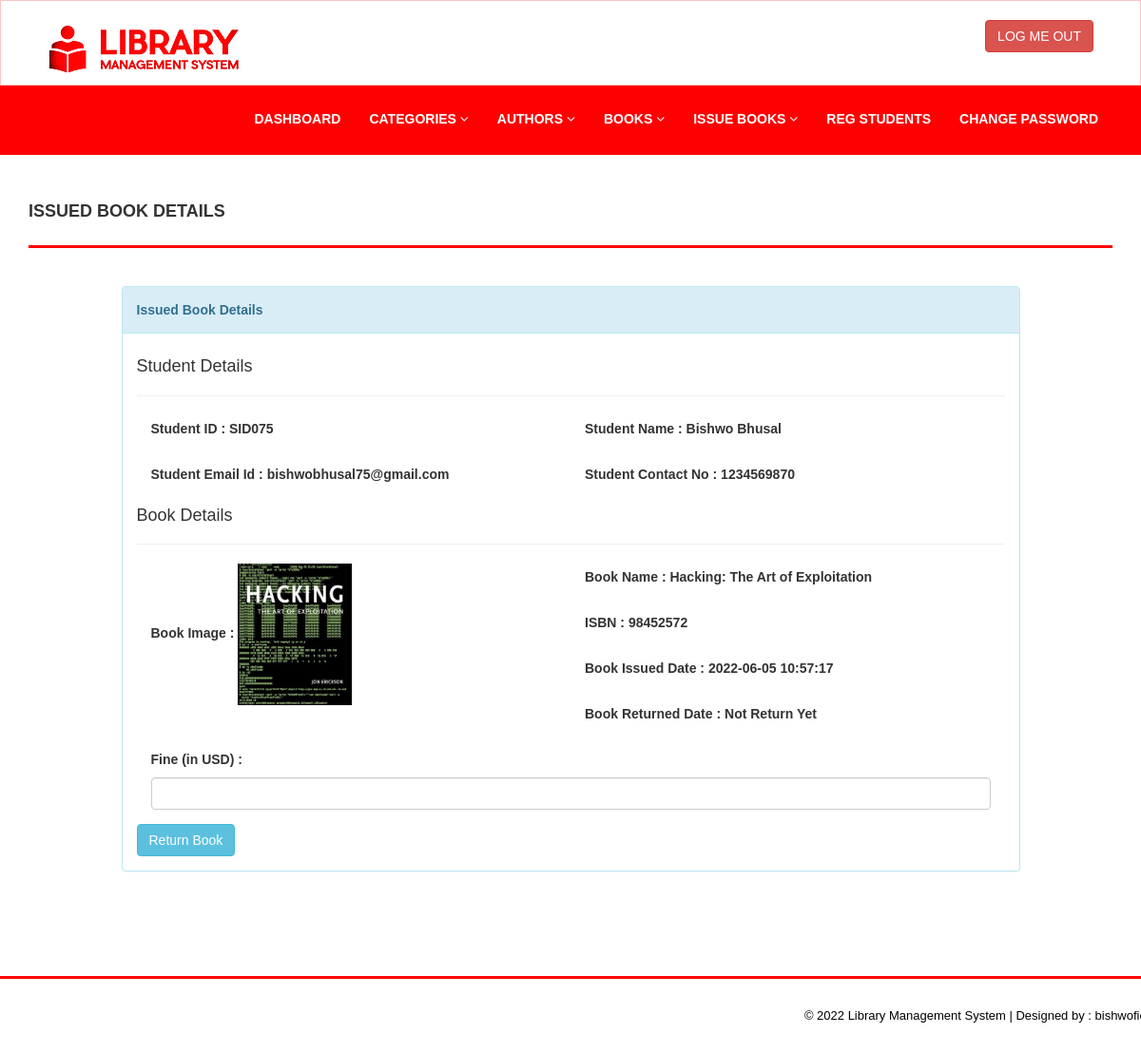
The app's page /admin/update-issue-bookdeails.php?rid=14 (signed in) with its own data.
### tables this page shows
CREATE TABLE `tblissuedbookdetails` (
  `id` int(11) NOT NULL,
  `BookId` int(11) DEFAULT NULL,
  `StudentID` varchar(150) DEFAULT NULL,
  `IssuesDate` timestamp NULL DEFAULT current_timestamp(),
  `ReturnDate` timestamp NULL DEFAULT NULL ON UPDATE current_timestamp(),
  `RetrunStatus` int(1) DEFAULT NULL,
  `fine` int(11) DEFAULT NULL
);

CREATE TABLE `tblstudents` (
  `id` int(11) NOT NULL,
  `StudentId` varchar(100) DEFAULT NULL,
  `FullName` varchar(120) DEFAULT NULL,
  `EmailId` varchar(120) DEFAULT NULL,
  `MobileNumber` char(11) DEFAULT NULL,
  `Password` varchar(120) DEFAULT NULL,
  `Status` int(1) DEFAULT NULL,
  `RegDate` timestamp NULL DEFAULT current_timestamp(),
  `UpdationDate` timestamp NULL DEFAULT NULL ON UPDATE current_timestamp()
);

CREATE TABLE `tblbooks` (
  `id` int(11) NOT NULL,
  `BookName` varchar(255) DEFAULT NULL,
  `CatId` int(11) DEFAULT NULL,
  `AuthorId` int(11) DEFAULT NULL,
  `ISBNNumber` varchar(25) DEFAULT NULL,
  `BookPrice` decimal(10,2) DEFAULT NULL,
  `bookImage` varchar(250) NOT NULL,
  `isIssued` int(1) DEFAULT NULL,
  `RegDate` timestamp NULL DEFAULT current_timestamp(),
  `UpdationDate` timestamp NULL DEFAULT NULL ON UPDATE current_timestamp()
);

### admin/update-issue-bookdeails.php (the view, shortened to what this page needs)
<?php
include('includes/config.php');
if(strlen($_SESSION['alogin'])==0)
    {
header('location:index.php');
}
else{
?>
<!DOCTYPE html>
<html xmlns="http://www.w3.org/1999/xhtml">
<head>
    <link href="assets/css/bootstrap.css" rel="stylesheet" />
    <link href="assets/css/font-awesome.css" rel="stylesheet" />
    <link href="assets/css/style.css" rel="stylesheet" />
</head>
<body>
<?php include('includes/header.php');?>
    <div class="content-wrapper">
         <div class="container">
        <div class="row pad-botm">
            <div class="col-md-12">
                <h4 class="header-line">Issued Book Details</h4>
                            </div>
</div>
<div class="row">
<div class="col-md-10 col-sm-6 col-xs-12 col-md-offset-1">
<div class="panel panel-info">
<div class="panel-heading">
Issued Book Details
</div>
<div class="panel-body">
<form role="form" method="post">
<?php
$rid=intval($_GET['rid']);
$sql = "SELECT tblstudents.StudentId ,tblstudents.FullName,tblstudents.EmailId,tblstudents.MobileNumber,tblbooks.BookName,tblbooks.ISBNNumber,tblissuedbookdetails.IssuesDate,tblissuedbookdetails.ReturnDate,tblissuedbookdetails.id as rid,tblissuedbookdetails.fine,tblissuedbookdetails.RetrunStatus,tblbooks.id as bid,tblbooks.bookImage from  tblissuedbookdetails join tblstudents on tblstudents.StudentId=tblissuedbookdetails.StudentId join tblbooks on tblbooks.id=tblissuedbookdetails.BookId where tblissuedbookdetails.id=:rid";
$query = $dbh -> prepare($sql);
$query->bindParam(':rid',$rid,PDO::PARAM_STR);
$query->execute();
$results=$query->fetchAll(PDO::FETCH_OBJ);
if($query->rowCount() > 0)
{
foreach($results as $result)
{               ?>
<h4>Student Details</h4>
<hr />
<div class="col-md-6">
<div class="form-group">
<label>Student ID :</label>
<?php echo htmlentities($result->StudentId);?>
</div></div>
<div class="col-md-6">
<div class="form-group">
<label>Student Name :</label>
<?php echo htmlentities($result->FullName);?>
</div></div>
<div class="col-md-6">
<div class="form-group">
<label>Student Email Id :</label>
<?php echo htmlentities($result->EmailId);?>
</div></div>
<div class="col-md-6">
<div class="form-group">
<label>Student Contact No :</label>
<?php echo htmlentities($result->MobileNumber);?>
</div></div>
<h4>Book Details</h4>
<hr />
<div class="col-md-6">
<div class="form-group">
<label>Book Image :</label>
<img src="bookimg/<?php echo htmlentities($result->bookImage); ?>" width="120">
</div></div>
<div class="col-md-6">
<div class="form-group">
<label>Book Name :</label>
<?php echo htmlentities($result->BookName);?>
</div>
</div>
<div class="col-md-6">
<div class="form-group">
<label>ISBN :</label>
<?php echo htmlentities($result->ISBNNumber);?>
</div>
</div>
<div class="col-md-6">
<div class="form-group">
<label>Book Issued Date :</label>
<?php echo htmlentities($result->IssuesDate);?>
</div></div>
<div class="col-md-6">
<div class="form-group">
<label>Book Returned Date :</label>
<?php if($result->ReturnDate=="")
                                            {
                                                echo htmlentities("Not Return Yet");
                                            } else {
                                            echo htmlentities($result->ReturnDate);
}
                                            ?>
</div>
</div>
<div class="col-md-12">
<div class="form-group">
<label>Fine (in USD) :</label>
<?php
if($result->fine=="")
{?>
<input class="form-control" type="text" name="fine" id="fine"  required />
<?php }else {
echo htmlentities($result->fine);
}
?>
</div>
</div>
 <?php if($result->RetrunStatus==0){?>
<button type="submit" name="return" id="submit" class="btn btn-info">Return Book </button>
 </div>
<?php }}} ?>
                            </div>
                        </div>
                            </div>
        </div>
    </div>
  <?php include('includes/footer.php');?>
</body>
</html>
<?php } ?>

### admin/assets/css/style.css (style rules this page uses)
.content-wrapper { margin-top: 40px; min-height:800px; padding-bottom:90px; }
.header-line { font-weight:900; padding-bottom:25px; border-bottom:3px solid #FF0000; text-transform:uppercase; }
.pad-botm { padding-bottom:30px; }

### records on screen
tblissuedbookdetails: tblstudents.StudentId "SID075", tblstudents.FullName "Bishwo Bhusal", tblstudents.EmailId "bishwobhusal75@gmail.com", tblstudents.MobileNumber "1234569870", BookId.bookImage (picture), BookId.BookName "Hacking: The Art of Exploitation", BookId.ISBNNumber "98452572", IssuesDate "2022-06-05 10:57:17", shows "Return Book"
